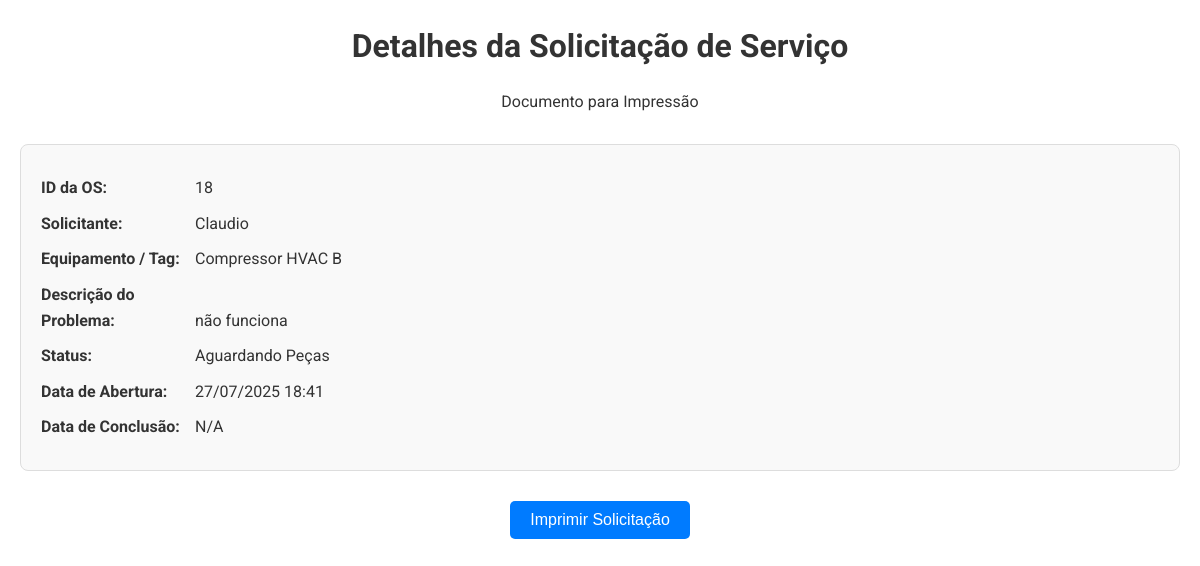
/imprimir_os.php?id=18, run on the app's committed database.
### tables this page shows
CREATE TABLE `ordens_servico` (
  `id` int(11) NOT NULL,
  `cliente` varchar(255) NOT NULL,
  `equipamento` varchar(255) NOT NULL,
  `descricao_problema` text NOT NULL,
  `status` enum('Aberta','Em Andamento','Aguardando Peças','Concluída','Cancelada') DEFAULT 'Aberta',
  `data_abertura` datetime DEFAULT current_timestamp(),
  `data_conclusao` datetime DEFAULT NULL,
  `setor` varchar(255) NOT NULL DEFAULT '',
  `prioridade` varchar(50) NOT NULL DEFAULT 'BAIXA'
);

### imprimir_os.php (the view, shortened to what this page needs)
<?php
include 'conexao.php';
$os_data = null;
if (isset($_GET['id']) && is_numeric($_GET['id'])) {
    $id_os = $_GET['id'];
    $sql_select_single = "SELECT * FROM ordens_servico WHERE id = ?";
    if ($stmt = $conn->prepare($sql_select_single)) {
        $stmt->bind_param("i", $id_os);
        $stmt->execute();
        $result_single = $stmt->get_result();
        if ($result_single->num_rows > 0) {
            $os_data = $result_single->fetch_assoc();
        } else {
            echo "<p>Ordem de Serviço não encontrada.</p>";
        }
    } else {
        echo "<p>Erro na preparação da consulta.</p>";
    }
} else {
    echo "<p>ID da Ordem de Serviço não fornecido.</p>";
}
?>
<!DOCTYPE html>
<html lang="pt-BR">
<head>
</head>
<body>
    <div class="header">
        <h1>Detalhes da Solicitação de Serviço</h1>
        <p>Documento para Impressão</p>
    </div>
    <?php if ($os_data): ?>
        <div class="os-details">
            <p><strong>ID da OS:</strong> <?php echo htmlspecialchars($os_data['id']); ?></p>
            <p><strong>Solicitante:</strong> <?php echo htmlspecialchars($os_data['cliente']); ?></p>
            <p><strong>Equipamento / Tag:</strong> <?php echo htmlspecialchars($os_data['equipamento']); ?></p>
            <p><strong>Descrição do Problema:</strong>
                <?php echo nl2br(htmlspecialchars($os_data['descricao_problema'])); ?></p>
            <p>
                <strong>Status:</strong>
                <span class="status-<?php echo strtolower(str_replace(' ', '-', $os_data['status'])); ?>">
                    <?php echo htmlspecialchars($os_data['status']); ?>
                </span>
            </p>
            <p><strong>Data de Abertura:</strong> <?php echo date('d/m/Y H:i', strtotime($os_data['data_abertura'])); ?></p>
            <p><strong>Data de Conclusão:</strong>
                <?php echo $os_data['data_conclusao'] ? date('d/m/Y H:i', strtotime($os_data['data_conclusao'])) : 'N/A'; ?>
            </p>
        </div>
        <div class="print-button-container">
            <button class="print-button" onclick="window.print()">Imprimir Solicitação</button>
        </div>
    <?php else: ?>
        <p>Não foi possível carregar os detalhes da Ordem de Serviço.</p>
    <?php endif; ?>
</body>
</html>

### imprimir_os.php (style rules this page uses)
body { font-family: "Roboto", sans-serif; margin: 20px; color: #333; line-height: 1.6; }
.header { text-align: center; margin-bottom: 30px; }
.header h1 { color: #333; margin-bottom: 5px; }
.os-details { border: 1px solid #ddd; padding: 20px; margin-bottom: 30px; border-radius: 8px; background-color: #f9f9f9; }
.os-details p { margin: 10px 0; }
.os-details p strong { display: inline-block; width: 150px; }
.print-button-container { text-align: center; margin-top: 30px; }
.print-button { background-color: #007bff; color: white; padding: 10px 20px; border: none; border-radius: 5px; cursor: pointer; font-size: 16px; }

### data on the page
ordens_servico: id "18", cliente "Claudio", equipamento "Compressor HVAC B", descricao_problema "não funciona", status "Aguardando Peças", data_abertura "27/07/2025 18:41"
